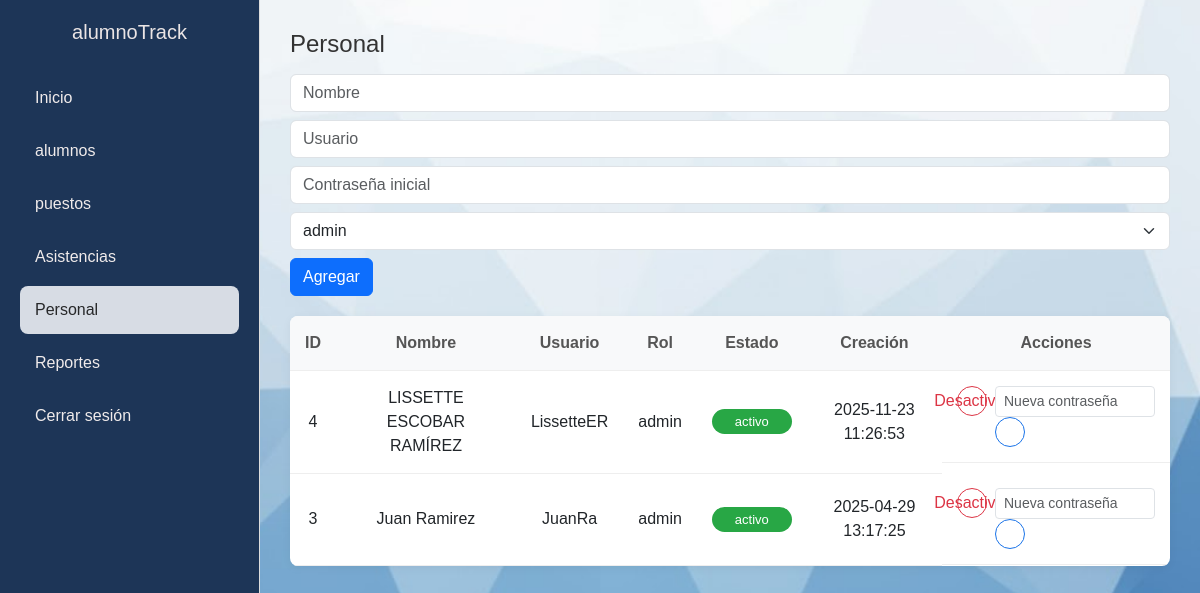
/php/personal.php (signed in), run on the app's committed database.
### tables this page shows
CREATE TABLE `usuarios` (
  `id` int(11) NOT NULL,
  `nombre` varchar(100) NOT NULL,
  `usuario` varchar(50) NOT NULL,
  `contrasena` varchar(255) NOT NULL,
  `tipo_usuario` enum('admin','docente') NOT NULL,
  `fecha_creacion` timestamp NOT NULL DEFAULT current_timestamp(),
  `estado` enum('activo','inactivo') DEFAULT 'activo'
);

### php/personal.php (the view, shortened to what this page needs)
<?php
require_once __DIR__ . '/../php/conexion.php';
try {
    $res = $conexion->query("SELECT id, nombre, usuario, tipo_usuario, estado, fecha_creacion FROM usuarios ORDER BY id DESC");
    $usuarios = $res->fetch_all(MYSQLI_ASSOC);
} catch (Throwable $e) { $error = 'Error al cargar usuarios'; }
?>
<!DOCTYPE html>
<html lang="es">
<head>
  <link href="https://cdn.jsdelivr.net/npm/bootstrap@5.3.2/dist/css/bootstrap.min.css" rel="stylesheet">
  <link rel="stylesheet" href="../css/stylesDashboard1.css">
</head>
<body>
  <aside class="sidebar">
    <h2>alumnoTrack</h2>
    <ul>
      <li><a href="dashboard.php">Inicio</a></li>
      <li><a href="alumnos.php">alumnos</a></li>
      <li><a href="puestos.php">puestos</a></li>
      <li><a href="asistencia.php">Asistencias</a></li>
      <li class="activo"><a href="personal.php">Personal</a></li>
      <li><a href="reportes.php">Reportes</a></li>
      <li><a href="../php/Logout.php">Cerrar sesión</a></li>
    </ul>
  </aside>
  <main class="contenido">
    <section class="seccion-contenido">
      <div class="seccion-header">
        <h1>Personal</h1>
        <form class="d-flex gap-2 flex-wrap" method="post">
          <input class="form-control" name="nombre" placeholder="Nombre" required>
          <input class="form-control" name="usuario" placeholder="Usuario" required>
          <input class="form-control" name="contrasena" placeholder="Contraseña inicial" required>
          <select class="form-select" name="tipo_usuario">
            <option value="admin">admin</option>
          </select>
          <button class="btn btn-primary">Agregar</button>
        </form>
      </div>
      <div class="tabla-contenedor">
        <table>
          <thead><tr><th>ID</th><th>Nombre</th><th>Usuario</th><th>Rol</th><th>Estado</th><th>Creación</th><th>Acciones</th></tr></thead>
          <tbody>
            <?php foreach ($usuarios ?? [] as $u): ?>
              <tr>
                <td><?= (int)$u['id'] ?></td>
                <td><?= htmlspecialchars($u['nombre']) ?></td>
                <td><?= htmlspecialchars($u['usuario']) ?></td>
                <td><?= htmlspecialchars($u['tipo_usuario']) ?></td>
                <td><span class="badge <?= $u['estado']==='activo'?'activo':'inactivo' ?>"><?= htmlspecialchars($u['estado']) ?></span></td>
                <td><?= htmlspecialchars($u['fecha_creacion']) ?></td>
                <td class="acciones">
                  <form method="post" class="d-inline" onsubmit="return confirm('¿Cambiar estado?');">
                    <button class="btn <?= $u['estado']==='activo'?'btn-eliminar':'btn-editar' ?>"><?= $u['estado']==='activo'?'Desactivar':'Activar' ?></button>
                  </form>
                  <form method="post" class="d-inline" onsubmit="return confirm('¿Resetear contraseña?');">
                    <input class="form-control form-control-sm d-inline-block" style="width:160px" name="contrasena" placeholder="Nueva contraseña" required>
                    <button class="btn btn-editar" title="Guardar"><i class="fa fa-key"></i></button>
                  </form>
                </td>
              </tr>
            <?php endforeach; if (empty($usuarios)): ?>
              <tr><td colspan="7">Sin usuarios.</td></tr>
            <?php endif; ?>
          </tbody>
        </table>
      </div>
    </section>
  </main>
</body>
</html>

### css/stylesDashboard1.css (style rules this page uses)
body { margin: 0; font-family: 'Poppins', sans-serif; background-image: url("../assets/FONDOC.jpg"), linear-gradient(rgba(255, 255, 255, 0.8), rgba(255, 255, 255, 0.8)); background-size: cover; background-position: center; display: flex; min-height: 100vh; }
.sidebar { width: 260px; background-color: #1D3557; border-right: 1px solid #ddd; height: 100vh; padding: 20px; box-sizing: border-box; position: fixed; display: flex; flex-direction: column; }
.sidebar h2 { color: #ebe5e5; margin-bottom: 30px; font-size: 20px; text-align: center; display: flex; align-items: center; justify-content: center; gap: 10px; }
.sidebar ul { list-style: none; padding: 0; margin: 0; flex-grow: 1; }
.sidebar li { margin-bottom: 5px; }
.sidebar li a { text-decoration: none; color: #f0ebeb; display: flex; align-items: center; gap: 10px; padding: 12px 15px; border-radius: 8px; transition: all 0.3s ease; }
.sidebar li.activo a, .sidebar li a:hover { background-color: #d7dce4; color: #272829; }
.contenido { flex: 1; padding: 30px; margin-left: 260px; width: calc(100% - 260px); box-sizing: border-box; }
.seccion-contenido { width: 100%; max-width: 1200px; margin: 0 auto; box-sizing: border-box; }
.seccion-header { display: flex; justify-content: space-between; align-items: center; margin-bottom: 20px; flex-wrap: wrap; gap: 15px; }
.seccion-header h1 { margin: 0; font-size: 24px; color: #333; display: flex; align-items: center; gap: 10px; }
.tabla-contenedor { width: 100%; overflow-x: auto; background: #fff; border-radius: 8px; box-shadow: 0 2px 10px rgba(0,0,0,0.05); }
table { width: 100%; min-width: 800px; border-collapse: collapse; }
th, td { padding: 15px; text-align: center; border-bottom: 1px solid #eee; vertical-align: middle; }
th { background-color: #f8f9fa; font-weight: 600; color: #555; position: sticky; top: 0; }
.badge { padding: 6px 12px; border-radius: 20px; font-size: 13px; font-weight: 500; display: inline-block; min-width: 80px; text-align: center; }
.badge.presente, .badge.activo { background-color: #28a745; color: white; }
.acciones { display: flex; gap: 8px; justify-content: center; }
.btn-editar, .btn-eliminar { background: none; border: none; cursor: pointer; font-size: 16px; padding: 5px; border-radius: 50%; width: 30px; height: 30px; display: flex; align-items: center; justify-content: center; transition: all 0.3s; }
.btn-editar { color: #1a73e8; border: 1px solid #1a73e8; }
.btn-eliminar { color: #dc3545; border: 1px solid #dc3545; }

### data on the page
usuarios: id "4", nombre "LISSETTE ESCOBAR RAMÍREZ", usuario "LissetteER", tipo_usuario "admin", estado "activo", fecha_creacion "2025-11-23 11:26:53", shows "Desactivar"
usuarios: id "3", nombre "Juan Ramirez", usuario "JuanRa", tipo_usuario "admin", estado "activo", fecha_creacion "2025-04-29 13:17:25", shows "Desactivar"
